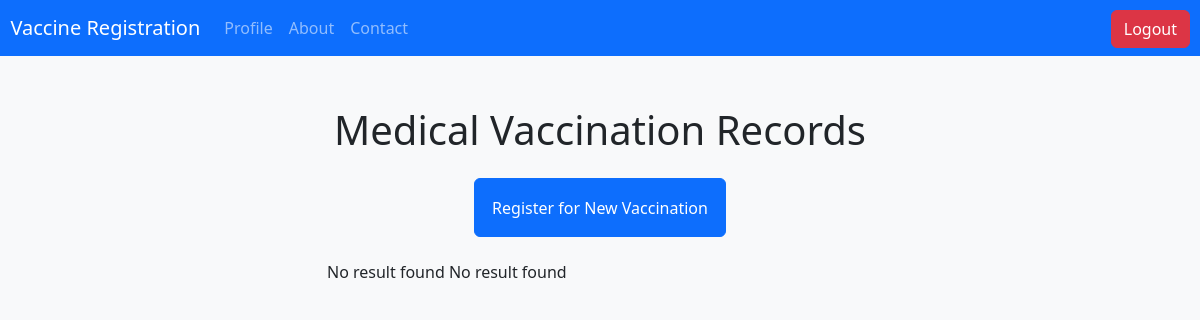
The app's page /user_home.php (signed in), older data.
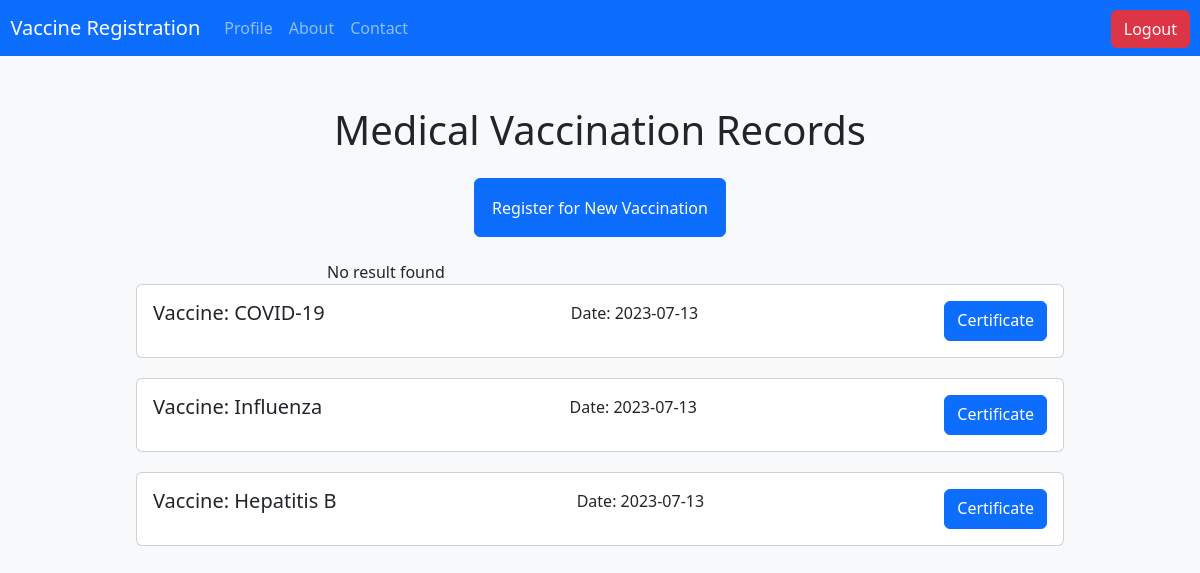
The same page, newer data.
### tables this page shows
CREATE TABLE `vaccination` (
  `user_id` int(255) NOT NULL,
  `vaccine_id` int(255) NOT NULL,
  `vaccination_date` date NOT NULL,
  `status` int(1) NOT NULL
);

CREATE TABLE `vaccine` (
  `vaccine_id` int(255) NOT NULL,
  `vaccine_name` text NOT NULL
);

### user_home.php (the view, shortened to what this page needs)
<?php
if (isset($_SESSION['id']) && isset($_SESSION['user_name']) && isset($_SESSION['nid']) && isset($_SESSION['user_type'])) {
$user_id=$_SESSION['id'];
$user_name=$_SESSION['user_name'];
$nid=$_SESSION['nid'];
?>
<!DOCTYPE html>
<html lang="en">
<head>
    <link href="https://cdn.jsdelivr.net/npm/bootstrap@5.3.0/dist/css/bootstrap.min.css" rel="stylesheet"
>
</head>
<body>
    <nav class="navbar navbar-expand-lg navbar-dark bg-primary">
        <a class="navbar-brand" href="#">&nbsp; Vaccine Registration</a>
        <div class="collapse navbar-collapse" id="navbarNav">
          <ul class="navbar-nav ml-auto">
			   <li class="nav-item">
              <a class="nav-link" href="#">Profile</a>
            </li>
            <li class="nav-item">
              <a class="nav-link" href="#">About</a>
            </li>
            <li class="nav-item">
              <a class="nav-link" href="#">Contact</a>
            </li>
			  <li class="nav-item">
              <a href="logout.php" class="btn btn-danger align-content-end" style="position: absolute;
      top: 0;
      right: 0;
      margin-top: 10px;
      margin-right: 10px;">Logout</a>
            </li>
          </ul>
        </div>
      </nav>
    <div class="container">
        <h1 class="text-center mb-4">Medical Vaccination Records</h1>
        <div class="text-center">
            <a href="vaccine_registration.php" class="btn btn-primary register-btn">Register for New Vaccination</a>
        </div>
        <div class="row">
      <div class="col-md-6 offset-md-3">
		  <?php
            include_once 'db_conn.php';
            $result = mysqli_query($conn, "SELECT * FROM vaccination where status='0' AND user_id = '$user_id'");
            ?>
            <?php
            if (mysqli_num_rows($result) > 0) {
            ?>
            <?php
              $i = 0;
              while ($row = mysqli_fetch_array($result)) {
                $subresult = mysqli_query($conn, "SELECT * FROM vaccine where vaccine_id= '$row[vaccine_id]'");
                $subrow = mysqli_fetch_array($subresult);
                $vaccine_id=$row["vaccine_id"];
                $vaccine_name=$subrow["vaccine_name"];
                $vaccination_date=$row["vaccination_date"];
              ?>
		        <div class="card">
              <div class="card-body d-flex justify-content-between">
                <h5 class="card-title">Vaccine: <?php echo $subrow["vaccine_name"]; ?></h5>
                <p class="card-text">Date: <?php echo $row["vaccination_date"]; ?></p>
                <a class="btn btn-primary" onclick="generateForm( '<?php echo $user_name?>' , '<?php echo $nid?>' ,'<?php echo $vaccine_id?>',  '<?php echo $vaccine_name?>' , '<?php echo $vaccination_date?>')">Form</a>
              </div>
            </div>
            <?php
                $i++;
              }
              ?>
            <?php
            } else {
              echo "No result found";
            }
            ?>
<?php
            include_once 'db_conn.php';
            $result = mysqli_query($conn, "SELECT * FROM vaccination where status='1' AND user_id = '$user_id'");
            ?>
            <?php
            if (mysqli_num_rows($result) > 0) {
            ?>
            <?php
              while ($row = mysqli_fetch_array($result)) {
                $subresult = mysqli_query($conn, "SELECT * FROM vaccine where vaccine_id = '$row[vaccine_id]' ");
                $subrow = mysqli_fetch_array($subresult);
                $vaccine_id=$row["vaccine_id"];
                $vaccine_name=$subrow["vaccine_name"];
                $vaccination_date=$row["vaccination_date"];
              ?>
		        <div class="card">
              <div class="card-body d-flex justify-content-between">
                <h5 class="card-title">Vaccine: <?php echo $subrow["vaccine_name"]; ?></h5>
                <p class="card-text">Date: <?php echo $row["vaccination_date"]; ?></p>
                <a class="btn btn-primary" onclick="generateCertificate('<?php echo $user_name?>' , '<?php echo $nid?>' ,'<?php echo $vaccine_id?>', '<?php echo $vaccine_name?>' , '<?php echo $vaccination_date?>' )">Certificate</a>
              </div>
            </div>
            <?php
              }
              ?>
            <?php
            } else {
              echo "No result found";
            }
            ?>
      </div>
    </div>
    </div>
</body>
</html>
<?php
}else{
header("Location: ../logout.php");
exit();
}
?>

### user_home.php (style rules this page uses)
body { background-color: #f8f9fa; }
.container { margin-top: 50px; width: 100%; }
.card { margin-bottom: 20px; margin-left: -35%; margin-right: -35%; }
.register-btn { margin-bottom: 2%; padding: 1.5%; }

Row changes from the older to the newer data that the page shows:
added vaccination: vaccine.vaccine_name "COVID-19", vaccination_date "2023-07-13"
added vaccination: vaccine.vaccine_name "Influenza", vaccination_date "2023-07-13"
added vaccination: vaccine.vaccine_name "Hepatitis B", vaccination_date "2023-07-13"
Text that changed along with them:
text no longer shown: "No result found"
